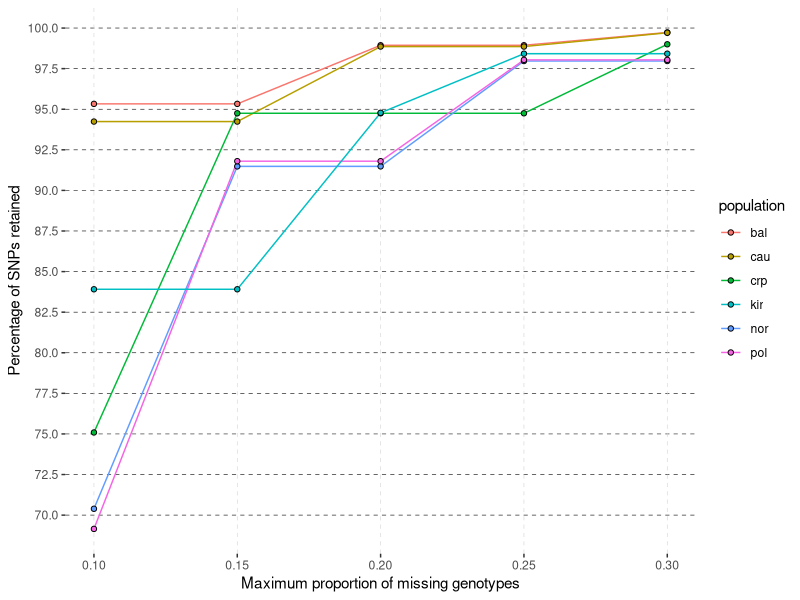

Write R code to recreate this figure.
library(ggplot2)
library(dplyr)

# read the missingness table
miss_table <- read.table("miss_table.txt",
                         header = TRUE)
miss_table$percent_out <- round(miss_table$filtered_snps/miss_table$total_snps*100, 2)
miss_table$percent_retained <- round((1 - miss_table$filtered_snps / miss_table$total_snps) * 100, 2)

# populations=("bal" "cau" "crp" "lva" "nor" "pol" "tva" "mng" "wru" "yak" "pyk")

miss_plot <- ggplot(miss_table) +
  geom_line(data = miss_table %>% filter(population == "bal"),
            aes(x = f_miss, y = percent_retained, color = population), size = 0.5) +
  geom_line(data = miss_table %>% filter(population == "cau"),
            aes(x = f_miss, y = percent_retained, color = population), size = 0.5) +
  geom_line(data = miss_table %>% filter(population == "crp"),
            aes(x = f_miss, y = percent_retained, color = population), size = 0.5) +
  geom_line(data = miss_table %>% filter(population == "nor"),
            aes(x = f_miss, y = percent_retained, color = population), size = 0.5) +
  geom_line(data = miss_table %>% filter(population == "pol"),
            aes(x = f_miss, y = percent_retained, color = population), size = 0.5) +
  geom_line(data = miss_table %>% filter(population == "kir"),
            aes(x = f_miss, y = percent_retained, color = population), size = 0.5) +
  geom_point(data = miss_table, 
             aes(x = f_miss, y = percent_retained, fill = population),
             shape = 21, size = 1.5) +
  theme(panel.grid.major.y = element_line(color = "black", size = 0.2, linetype = 2),
        panel.background = element_rect(fill = "white"),
        panel.grid.major.x = element_line(color = "lightgrey", size = 0.2, linetype = 2)) +
  scale_y_continuous(n.breaks = 12) +
  xlab(paste0("Maximum proportion of missing genotypes")) +
  ylab(paste0("Percentage of SNPs retained"))

ggsave(filename = "missing_plot.png",
       plot = miss_plot, width = 4, height = 3)
